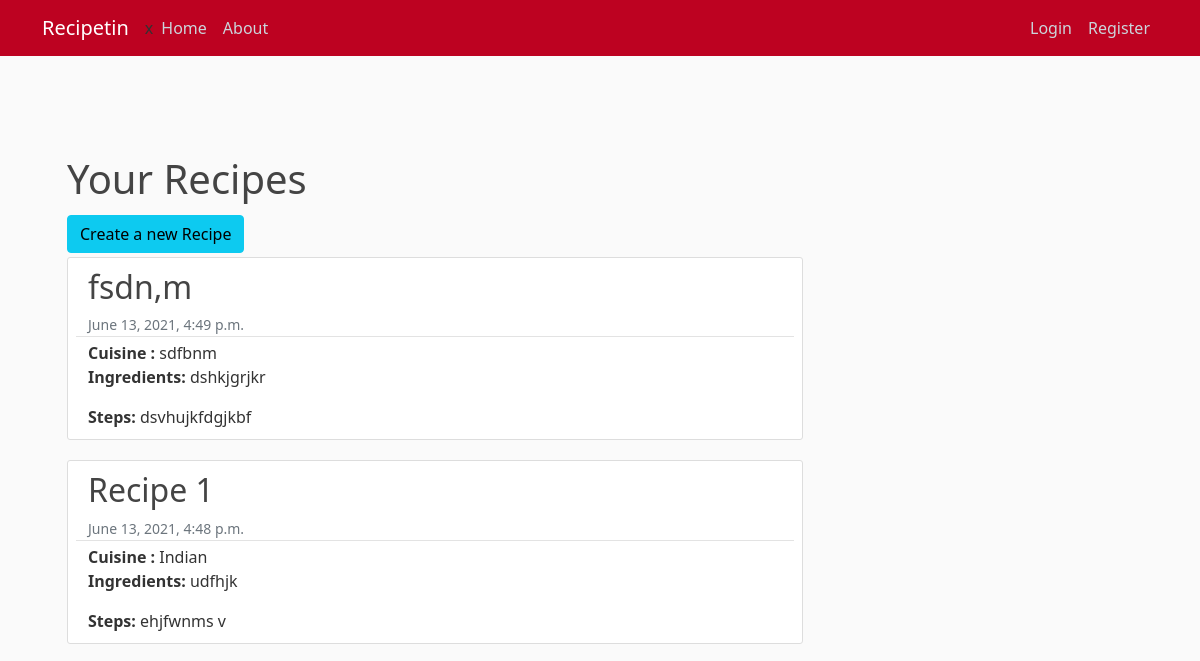
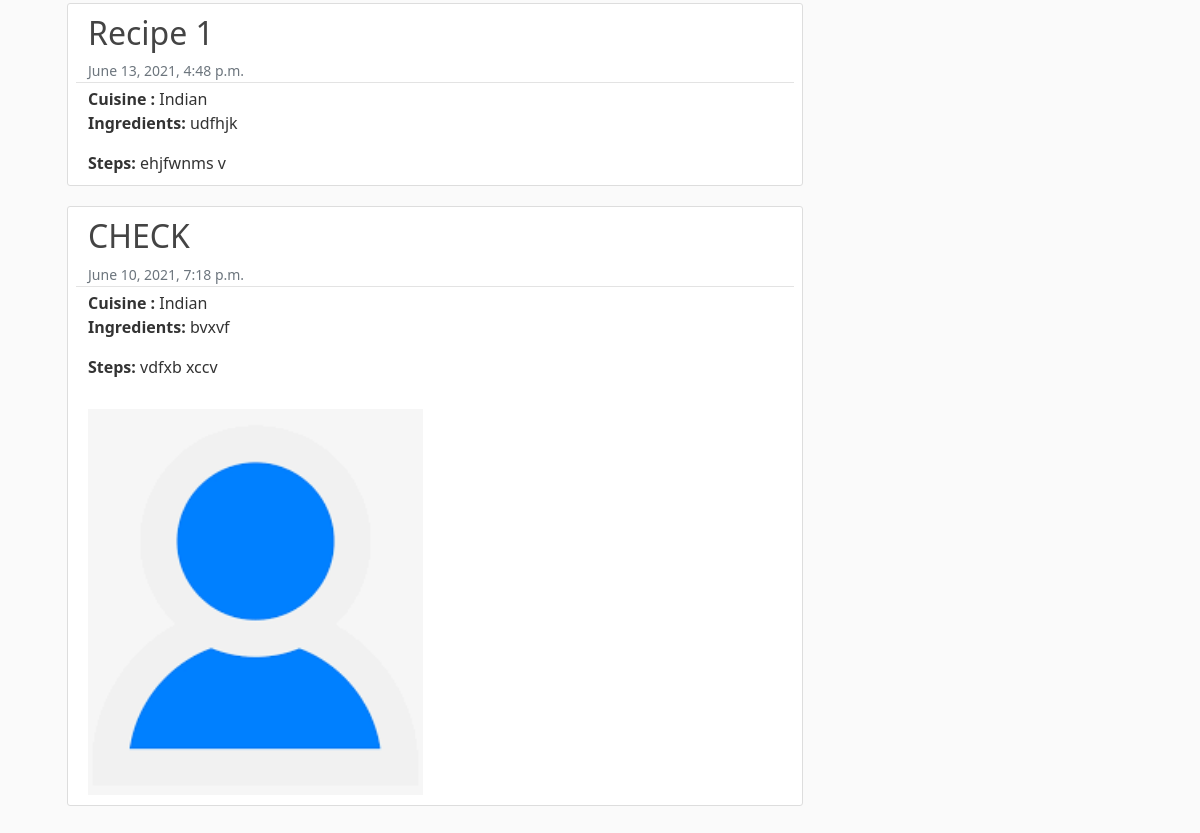
Page /recipe/user/vaarunx/ on the earlier database version (2 pictures, top to bottom).
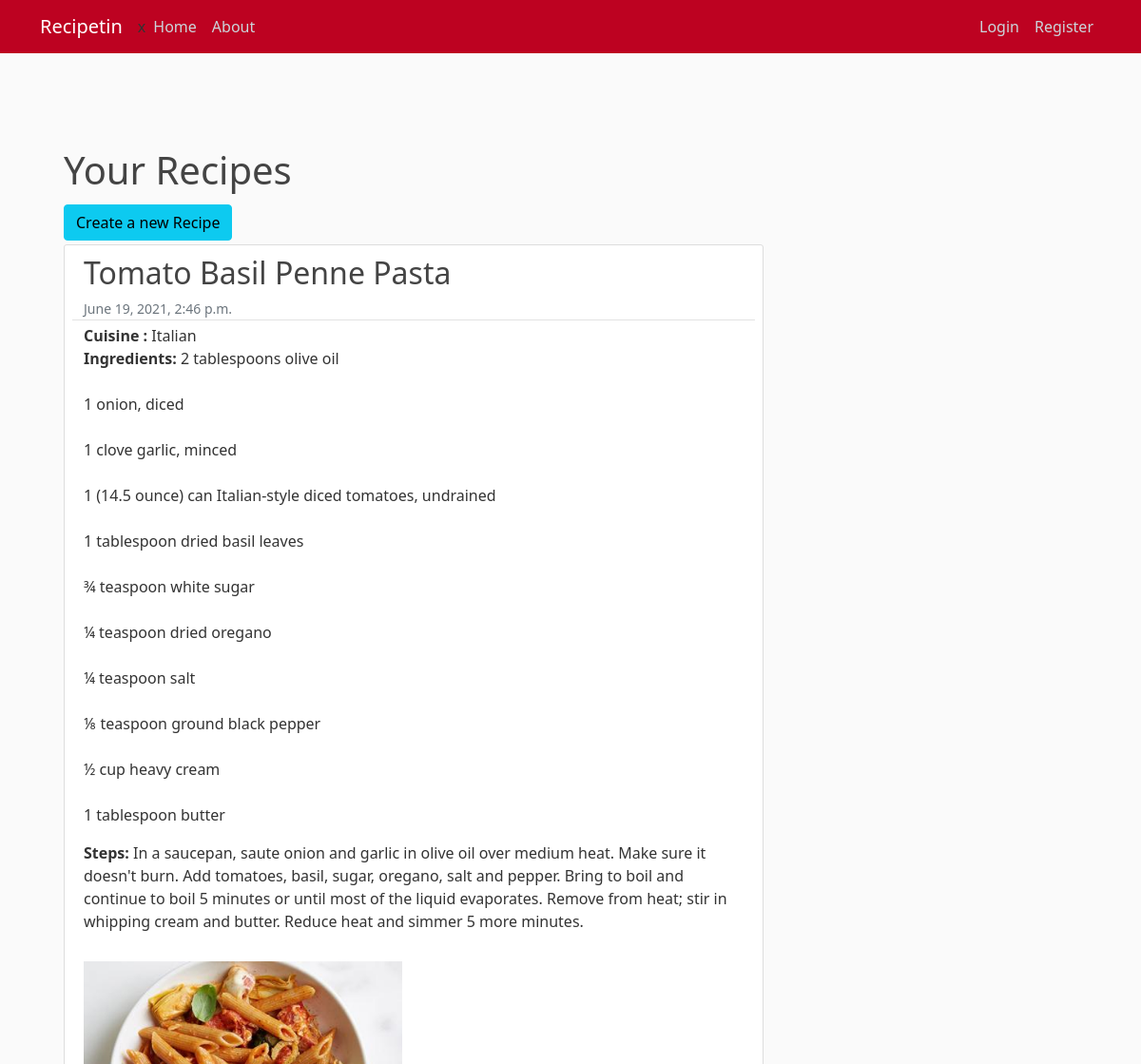
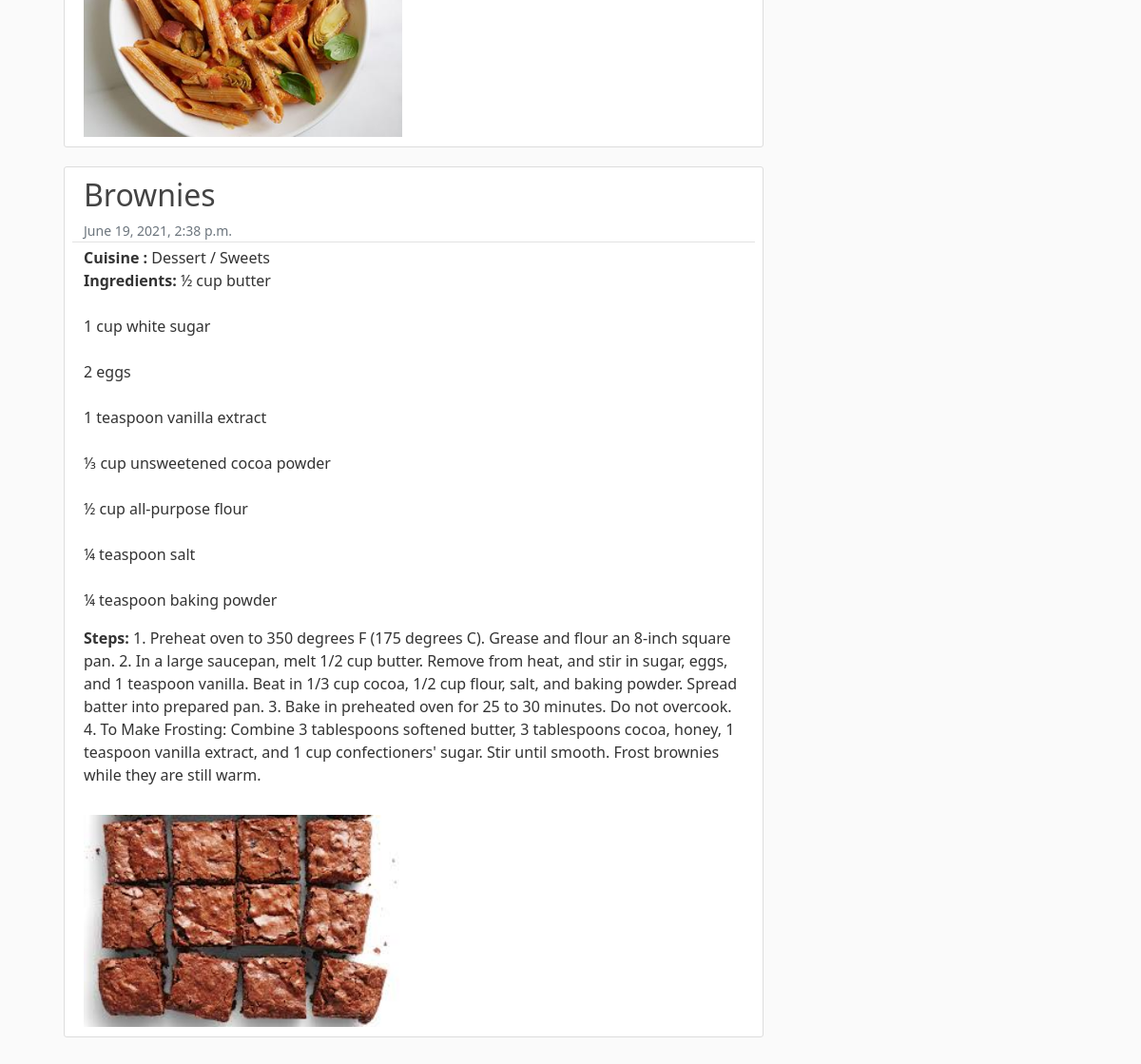
Same page on the later database version (2 pictures, top to bottom).
### recipe/models.py (models this page shows, shortened)
class Recipe(models.Model):
    name = models.CharField(max_length=100)
    cuisine = models.CharField(max_length=100)
    ingredients = models.TextField(null= True)
    steps = models.TextField(null= True)
    datePosted = models.DateTimeField(default=timezone.now)
    image = models.ImageField(upload_to = 'food_pics' , null = True)
    author = models.ForeignKey(User , on_delete= models.CASCADE)

### recipe/views.py (the view)
# urls.py: path('user/<str:username>/', RecipeListView.as_view() , name = "recipe-home"),
class RecipeListView(ListView):
    model = Recipe
    template_name = 'recipe/recipePage.html'
    context_object_name = "all_recipes"
    ordering = ['-datePosted']
    def get_queryset(self):
        user = get_object_or_404(User , username= self.kwargs.get('username'))
        return Recipe.objects.filter(author = user).order_by('-datePosted')

### recipe/templates/recipe/recipePage.html
{% extends "CookingApp/main.html" %}
{% load crispy_forms_tags %}
{% block content %}
<div class = "media">
    <div class = "media-body">
        <h2 class="account-heading">Your Recipes</h2>
        <a class = "btn btn-info  mt-1 mb-1 " href = "{% url 'recipe-create' %}"> Create a new Recipe </a>
        {% for recipe in all_recipes %}
            <div class = "content-section">
                <div class="article-metadata row">
                    <h2><a class="article-title" href="{%url 'recipe-detail' recipe.id %}">{{ recipe.name}}</a></h2>
                    <small class="text-muted col-sm">{{ recipe.datePosted }}</small>
                </div>
                <b>Cuisine :</b> {{recipe.cuisine}}
                <p class="article-content"><b>Ingredients:</b> {{recipe.ingredients}}</p>
               <b>Steps:</b> {{recipe.steps}}
               {% if recipe.image %}
               <div class = "row"> <img class="img-fluid  float-left" id ="Recipeimg" src = "{{recipe.image.url}}" > </div>
               {% endif %}
            </div>
            {% endfor %}
{% endblock content %}

Differences in the rows shown:
removed Recipe: name "fsdn,m", datePosted "June 13, 2021, 4:49 p.m.", cuisine "sdfbnm", ingredients "dshkjgrjkr", steps "dsvhujkfdgjkbf"
removed Recipe: name "Recipe 1", datePosted "June 13, 2021, 4:48 p.m.", cuisine "Indian", ingredients "udfhjk", steps "ehjfwnms v"
removed Recipe: name "Recipe 1", datePosted "June 13, 2021, 4:48 p.m.", cuisine "Indian", ingredients "udfhjk", steps "ehjfwnms v"
removed Recipe: name "CHECK", datePosted "June 10, 2021, 7:18 p.m.", cuisine "Indian", ingredients "bvxvf", steps "vdfxb xccv", image (placeholder picture)
added Recipe: name "Tomato Basil Penne Pasta", datePosted "June 19, 2021, 2:46 p.m.", cuisine "Italian", ingredients "2 tablespoons olive oil 1 onion, diced 1 clove garlic, minced 1 (14.5 ounce) can Italian-style diced tomatoes, undrained 1 tablespoon dried basil leaves ¾ teaspoon white sugar ¼ teaspoon dried oregano ¼ teaspoon salt ⅛ teaspoon ground black pepper ½ cup heavy cream 1 tablespoon butter", steps "In a saucepan, saute onion and garlic in olive oil over medium heat. Make sure it doesn't burn. Add tomatoes, basil, sugar, oregano, salt and pepper. Bring to boil and continue to boil 5 minutes or until most of the liquid evaporates. Remove from heat; stir in whipping cream and butter. Reduce heat and simmer 5 more minutes.", image (picture)
added Recipe: name "Brownies", datePosted "June 19, 2021, 2:38 p.m.", cuisine "Dessert / Sweets", ingredients "½ cup butter 1 cup white sugar 2 eggs 1 teaspoon vanilla extract ⅓ cup unsweetened cocoa powder ½ cup all-purpose flour ¼ teaspoon salt ¼ teaspoon baking powder", steps "1. Preheat oven to 350 degrees F (175 degrees C). Grease and flour an 8-inch square pan. 2. In a large saucepan, melt 1/2 cup butter. Remove from heat, and stir in sugar, eggs, and 1 teaspoon vanilla. Beat in 1/3 cup cocoa, 1/2 cup flour, salt, and baking powder. Spread batter into prepared pan. 3. Bake in preheated oven for 25 to 30 minutes. Do not overcook. 4. To Make Frosting: Combine 3 tablespoons softened butter, 3 tablespoons cocoa, honey, 1 teaspoon vanilla extract, and 1 cup confectioners' sugar. Stir until smooth. Frost brownies while they are still warm.", image (picture)
